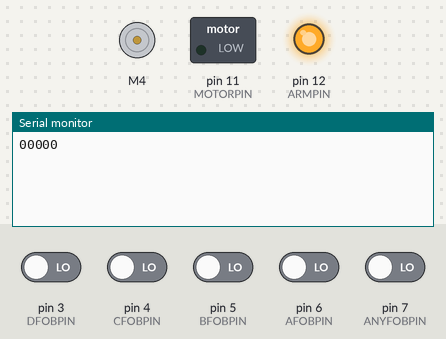
Simulated run of this sketch. Board: Arduino Uno, built with avr-gcc and run on an emulated ATmega328P. Shown: DC motor (green arrow = forward, orange = backward, longer = faster), switched loads named in the sketch (green lamp = pin HIGH), output pins drawn as LEDs (lit = HIGH), the last lines printed to the serial monitor. Inputs (shaded band) come from the test bench; at power-on: pin 3 (DFOBPIN), pin 4 (CFOBPIN), pin 5 (BFOBPIN), pin 6 (AFOBPIN), pin 7 (ANYFOBPIN) LOW.

Above: at 1.2 s.
1.3 s: pin 3 (DFOBPIN) driven HIGH
At 2.1 s:
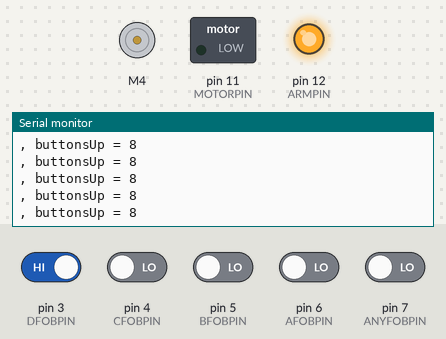
3.2 s: pin 3 (DFOBPIN) driven LOW
At 4.2 s:
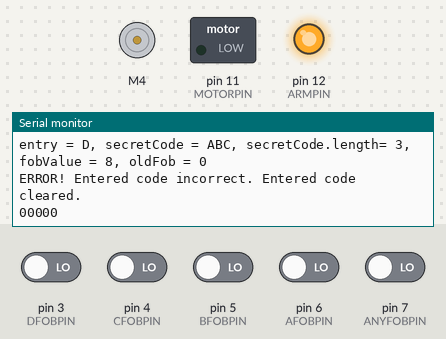
4.8 s: pin 4 (CFOBPIN) driven HIGH
At 5.5 s:
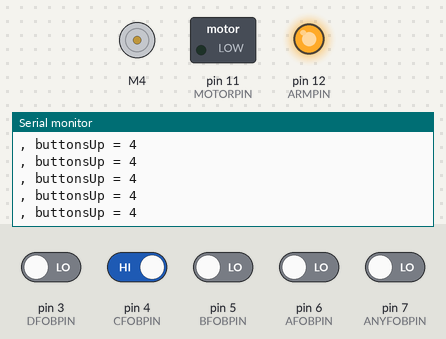
7.8 s: pin 4 (CFOBPIN) driven LOW
At 8.8 s:
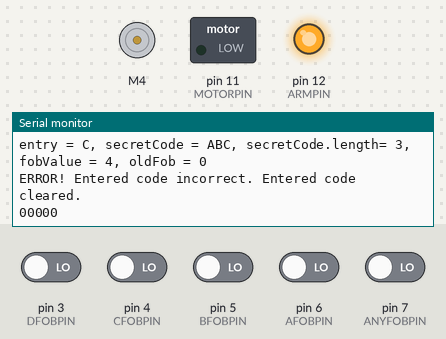
9.3 s: pin 3 (DFOBPIN) driven HIGH and pin 4 (CFOBPIN) driven HIGH
At 10.1 s:
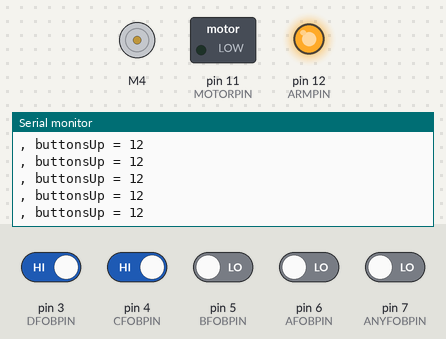
12.3 s: pin 4 (CFOBPIN) driven LOW and pin 6 (AFOBPIN) driven HIGH
At 12.8 s:
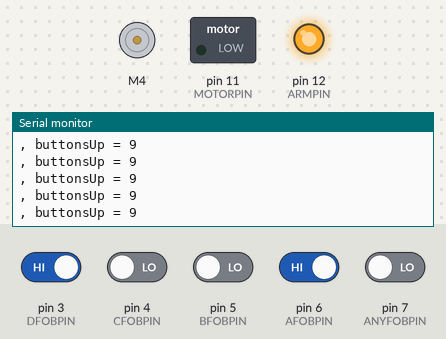
Timing chart, 0 to 15.3 s (numbered marks = the images above; inputs shaded):
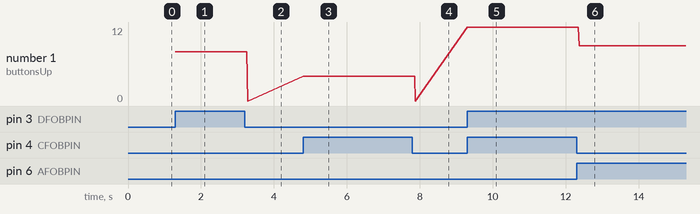

The sketch:

trebTrigger.ino
```cpp
/* trebTrigger
  Uses a keybob to trigger and reset a DC motor to pull the trebuchet trigger


 Motor Shield: Adafruit assembled Motor Shield for Arduino v2
 ---->  http://www.adafruit.com/products/1438

 Programmer: Dave Eslinger; 18 January, 2015
 */
#include <Wire.h>
#include <Adafruit_MotorShield.h>
#include <math.h>

//#define BROWNFOB

#ifdef BROWNFOB
#define AFOBPIN 5 // Chinese Fobs
#define BFOBPIN 3
#define CFOBPIN 6
#define DFOBPIN 4
#define ANYFOBPIN 7
#else
#define AFOBPIN 6 // AdaFruit Fob
#define BFOBPIN 5
#define CFOBPIN 4
#define DFOBPIN 3
#define ANYFOBPIN 7
#endif

#define ARMPIN 12
#define MOTORPIN 11
#define MOTPWMPIN 1

#define MPORT 4

/* unsigned long timeCheck; */
// unsigned long myTimer;
unsigned long duration;
byte direction;
byte magnitude;

boolean armed = false;
boolean fired = true;

String armCode = String("ABC");
String fireCode = String("DC");

// Create the motor shield object with the default I2C address
Adafruit_MotorShield AFMS = Adafruit_MotorShield();

// Define motor port for motors.
Adafruit_DCMotor *mTrigger = AFMS.getMotor(MPORT);

void setup(void){
  Serial.begin(9600);
  AFMS.begin();  // Motor controller objct
  mTrigger->run(RELEASE);   // Turn off the motor

  //   Keyfob Remote pins
     pinMode(AFOBPIN, INPUT); // Has 330 ohm pulldown resistor on it
     pinMode(BFOBPIN, INPUT); // Has 330 ohm pulldown resistor on it
     pinMode(CFOBPIN, INPUT); // Has 330 ohm pulldown resistor on it
     pinMode(DFOBPIN, INPUT); // Has 330 ohm pulldown resistor on it
     pinMode(ANYFOBPIN, INPUT); // Has 330 ohm pulldown resistor on it

     digitalWrite(AFOBPIN,LOW);
     digitalWrite(BFOBPIN,LOW);
     digitalWrite(CFOBPIN,LOW);
     digitalWrite(DFOBPIN,LOW);
     digitalWrite(ANYFOBPIN,LOW);

     // set up Firing pin for testing with 12V motor
     pinMode(MOTORPIN, OUTPUT);
     pinMode(ARMPIN, OUTPUT);
     digitalWrite(ARMPIN, HIGH);
     digitalWrite(MOTORPIN, LOW);
}

void loop(void) {
  //  timeCheck = 50; // check for key fob press every 50 ms
  //  myTimer = millis();

  Serial.print(digitalRead(ANYFOBPIN));
  Serial.print(digitalRead(AFOBPIN));
  Serial.print(digitalRead(BFOBPIN));
  Serial.print(digitalRead(CFOBPIN));
  Serial.println(digitalRead(DFOBPIN));

  /* if ( digitalRead(AFOBPIN) ) { */
  /*   direction = FORWARD; */
  /*   magnitude = 255; */
  /*   duration = 1000; */
  /* } */
  /* else  if ( digitalRead(BFOBPIN) ) { */
  /*   direction = BACKWARD; */
  /*   magnitude = 255; */
  /*   duration = 200; */
  /* } */
  /* else { */
  /*   direction = RELEASE; */
  /*   magnitude = 0; */
  /*   duration = 0; */
  /* } */

 /* // Set the speedRun the motor */
 /*  mTrigger->setSpeed(magnitude); */
 /*  mTrigger->run(direction); */
 /*  delay(duration); */

  /* for(byte val = 0; val<256; val++) { */
  /*   Serial.println(val); */
  /*   analogWrite(MOTORPIN, val); */
  /*   delay(1000); */
  /* } */


  if(codeEntered(armCode)) {
    armTreb();  // Do whatever is needed for arming
    // Armed, now check for the fire code
    if(codeEntered(fireCode)) {
      fireTreb();
    }
    else {
      digitalWrite(ARMPIN,HIGH); // ARMPIN off if correct code not entered
    }
  }
}
boolean codeEntered(String secretCode) {
  unsigned long timeOut = 5000; // Millsec between button pushes before code resets
  unsigned long pressTime = millis();
  unsigned long debounce = 200;
  byte codePosition = 0;
  String entry;
  byte oldFob = 0;

  while (millis() - pressTime < timeOut) { // Not timed out

    byte fobValue = readFob(); // Read the fob code
    if (fobValue > 0 &&  millis()-pressTime >=debounce)  {
      // there was a button pushed after the debounce period
      // and before the timeout period
      pressTime = millis();
      switch (fobValue) {
      case(1):  // Button A was pressed
	entry = String('A');
	break;
      case(2):  // Button B was pressed
	entry = String('B');
	break;
      case(4):  // Button C was pressed
	entry = String('C');
	break;
      case(8):  // Button D was pressed
	entry = String('D');
	break;
      default:
	entry = String(' ');
      }
      Serial.print("entry = ");
      Serial.print(entry);
      Serial.print(", secretCode = ");
      Serial.print(secretCode);
      Serial.print(", secretCode.length= ");
      Serial.print(secretCode.length());
      Serial.print(", fobValue = ");
      Serial.print(fobValue);
      Serial.print(", oldFob = ");
      Serial.println(oldFob);

      if (secretCode[codePosition] == entry[0]) { // Correct code entered
	codePosition++;
	if (codePosition == secretCode.length()) { // All code entered correctly
	  return true;
	}
      }
      else { // incorrect code
	codePosition = 0;
	Serial.println("ERROR! Entered code incorrect. Entered code cleared.");
	return false;
      }
      pressTime = millis();
      oldFob = fobValue;
      // Delay for debounce of Fob keys
    } // End of fobValue if block
  }
  codePosition = 0;  // Took too long
  Serial.println("Timeout: Please start again.");
  //digitalWrite(ARMPIN,HIGH);
  return false;
}


byte readFob() {
  /*  Reads one fob button push, then waits until all buttons are
      released to return the initial button value  */
byte checkFob = 0;
byte buttonsUp = 15;
do {
  checkFob = digitalRead(AFOBPIN) + // the 1's
    2 * digitalRead(BFOBPIN) + // the 2's
    4 * digitalRead(CFOBPIN) + // the 4's
    8 * digitalRead(DFOBPIN);  // the 8's
  //  Serial.print(checkFob);
}  while (checkFob == 0);
do {
  buttonsUp = digitalRead(AFOBPIN) + // the 1's
    2 * digitalRead(BFOBPIN) + // the 2's
    4 * digitalRead(CFOBPIN) + // the 4's
    8 * digitalRead(DFOBPIN);  // the 8's
  Serial.print(", buttonsUp = ");
  Serial.println(buttonsUp);
} while (buttonsUp > 0);
/* Serial.println(); */
/* Serial.print("Out of checkFob do/while loop, checkFob = "); */
/* Serial.println(checkFob); */
return checkFob;
}

void armTreb(void) {
  digitalWrite(ARMPIN,LOW);
}

void fireTreb(void) {
 // Set the speedRun the motor
  digitalWrite(ARMPIN,HIGH);
  Serial.println("BOOM, Trebuchet launched!");
  /* magnitude = 250; */
  /* direction = FORWARD; */
  duration = 5000;
  /* mTrigger->setSpeed(magnitude); */
  /* mTrigger->run(direction); */
  /* mTrigger->run(RELEASE); */
  digitalWrite(MOTORPIN, HIGH);
  delay(duration);
  digitalWrite(MOTORPIN, LOW);
}
```

Measured:
- after the input at 1.3 s, the serial monitor: prints a new line at once (image 1)
- after the input at 3.2 s, the serial monitor: prints a new line after 0.08 s (image 2)
- after the input at 4.8 s, the serial monitor: prints a new line at once (image 3)
- after the input at 7.8 s, the serial monitor: prints a new line after 0.08 s (image 4)
- after the input at 9.3 s, the serial monitor: prints a new line at once (image 5)
- after the input at 12.3 s, the serial monitor: prints a new line after 0.07 s (image 6)
- plotted number 1: 8 → 0 after the input at 3.2 s, 0 → 4 after the input at 4.8 s, 4 → 0 after the input at 7.8 s, 0 → 12 after the input at 9.3 s, 12 → 9 after the input at 12.3 s
